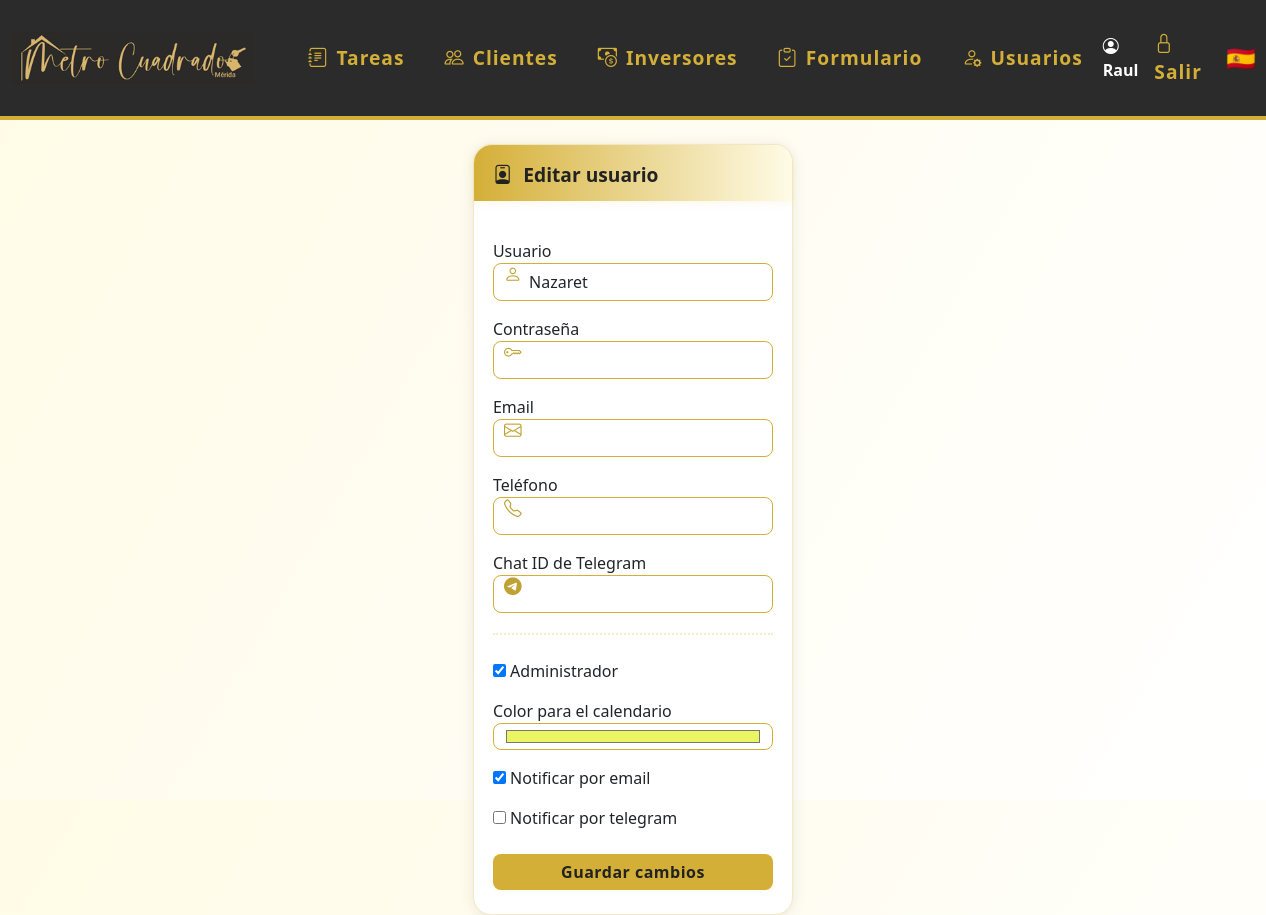
Before: /editar_usuario/3 (signed in) with the older database file.
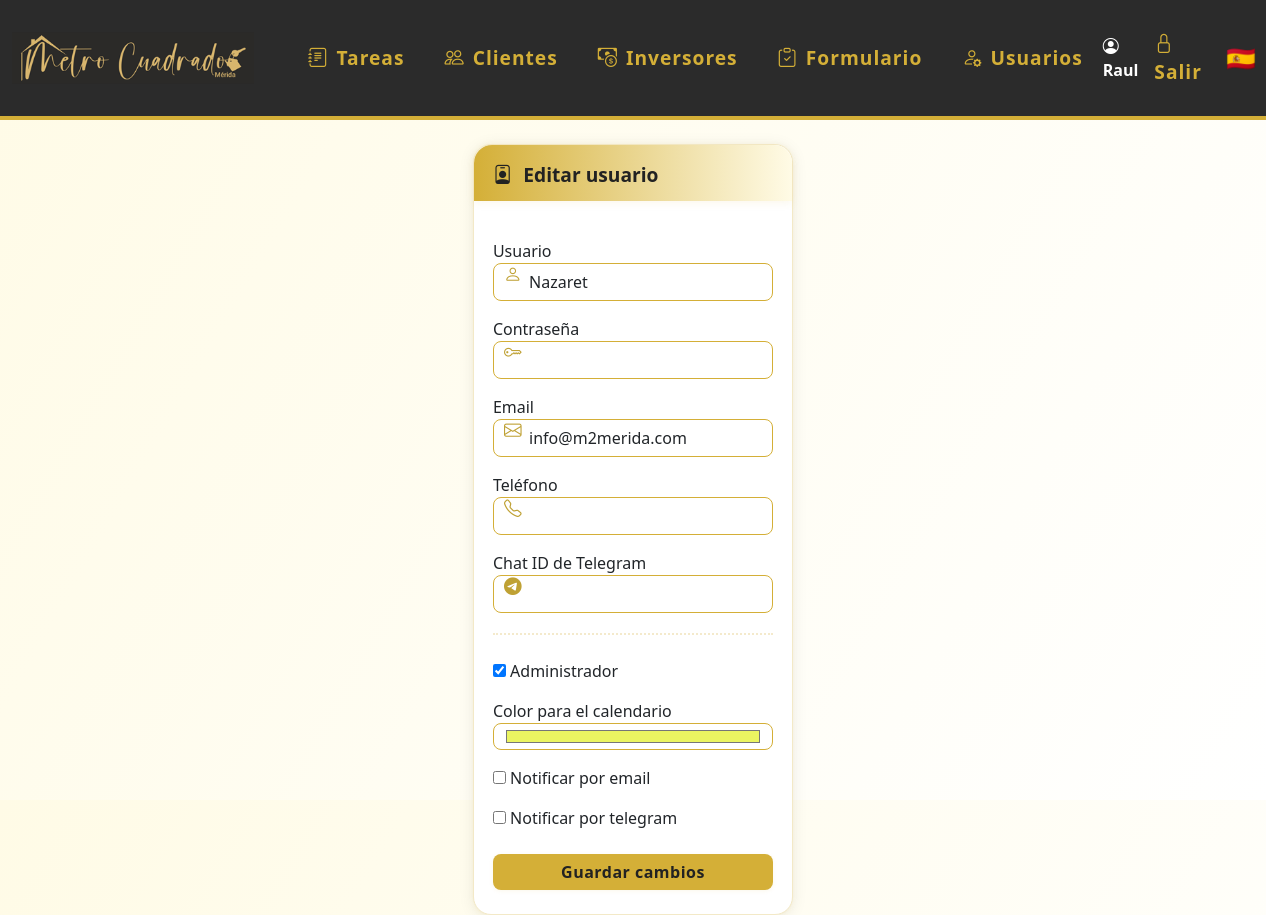
After: the same page with the newer database file.
### models.py (models this page shows)
class Usuario(UserMixin, db.Model):
    id = db.Column(db.Integer, primary_key=True)
    nombre = db.Column(db.String(80), unique=True, nullable=False)
    password = db.Column(db.String(200), nullable=False)
    es_admin = db.Column(db.Boolean, default=False)
    color = db.Column(db.String(7), nullable=True, default='#3788d8') # Color en formato hex, e.g., #RRGGBB
    email = db.Column(db.String(120), unique=True, nullable=True)
    telefono = db.Column(db.String(20), unique=True, nullable=True)
    activo = db.Column(db.Boolean, default=True)  # Nuevo campo para desactivar usuario
    notificar_email = db.Column(db.Boolean, default=True)
    notificar_telegram = db.Column(db.Boolean, default=False)
    chat_id_telegram = db.Column(db.String(32), nullable=True)
    eventos = db.relationship('Evento', backref='usuario', lazy=True)
    tareas = db.relationship('Tarea', back_populates='usuario')

### app.py (the view, shortened to what this page needs)
@app.route('/editar_usuario/<int:usuario_id>', methods=['GET', 'POST'])
@login_required
def editar_usuario(usuario_id):
    usuario = Usuario.query.get_or_404(usuario_id)
    if usuario.nombre == 'root' and current_user.nombre != 'root':
        flash('Solo el usuario root puede editarse a sí mismo.')
        return redirect(url_for('usuarios'))
    if not current_user.es_admin:
        flash('No tienes permiso para acceder a esta página.')
        return redirect(url_for('dashboard'))
    if request.method == 'POST':
        form = CrearUsuarioForm(request.form, obj=usuario)
    else:
        form = CrearUsuarioForm(obj=usuario)
        form.notificar_email.data = bool(usuario.notificar_email)
        form.notificar_telegram.data = bool(usuario.notificar_telegram)
    return render_template('editar_usuario.html', form=form, usuario=usuario)

### forms.py
class CrearUsuarioForm(FlaskForm):
    nombre = StringField('Usuario', validators=[DataRequired(), Length(min=3, max=80)])
    password = PasswordField('Contraseña', validators=[Optional(), Length(min=6)])
    email = StringField('Email', validators=[Email(), Length(max=120)])
    telefono = StringField('Teléfono', validators=[Length(max=20)])
    es_admin = BooleanField('Administrador')
    color = StringField('Color para el calendario')
    notificar_email = BooleanField('Notificar por email')
    notificar_telegram = BooleanField('Notificar por telegram')
    chat_id_telegram = StringField('Chat ID de Telegram')
    submit = SubmitField('Crear usuario')

### app.py (called while the page is built)
@login_manager.user_loader
def load_user(user_id):
    return Usuario.query.get(int(user_id))

### templates/editar_usuario.html (shortened to what this page needs)
{% extends 'base.html' %}
{% block content %}
<div class="card" style="max-width:520px;margin:auto;">
  <div class="card-header-gradient">
    <span class="icon"><i class="bi bi-person-badge"></i></span> Editar usuario
  </div>
  <form method="POST" style="padding:1.2rem 0 0 0;">
      <div class="input-icon mb-3">
          <span class="icon"></span>
          {{ form.nombre.label }}
          {{ form.nombre(class_='form-control') }}
      </div>
      <div class="input-icon mb-3">
          <span class="icon"></span>
          {{ form.password.label }}
          {{ form.password(class_='form-control') }}
      </div>
      <div class="input-icon mb-3">
          <span class="icon"></span>
          {{ form.email.label }}
          {{ form.email(class_='form-control') }}
      </div>
      <div class="input-icon mb-3">
          <span class="icon"></span>
          {{ form.telefono.label }}
          {{ form.telefono(class_='form-control') }}
      </div>
      <div class="input-icon mb-3">
          <span class="icon"></span>
          {{ form.chat_id_telegram.label }}
          {{ form.chat_id_telegram(class_='form-control') }}
      </div>
      <hr class="decor-sep">
      <div class="mb-3">
          {{ form.es_admin() }} {{ form.es_admin.label }}
      </div>
      <div class="form-group mb-3">
        {{ form.color.label }}
        {{ form.color(class_='form-control', type='color') }}
      </div>
      <div class="mb-3">
        {{ form.notificar_email() }} {{ form.notificar_email.label }}
      </div>
      <div class="mb-3">
        {{ form.notificar_telegram() }} {{ form.notificar_telegram.label }}
      </div>
      <button type="submit" class="btn btn-success w-100 mt-2">Guardar cambios</button>
  </form>
</div>
{% endblock %}

Changed rows visible on the page:
changed Usuario "Nazaret": email (not shown) → "info@m2merida.com"; notificar_email "☑" → "☐"
